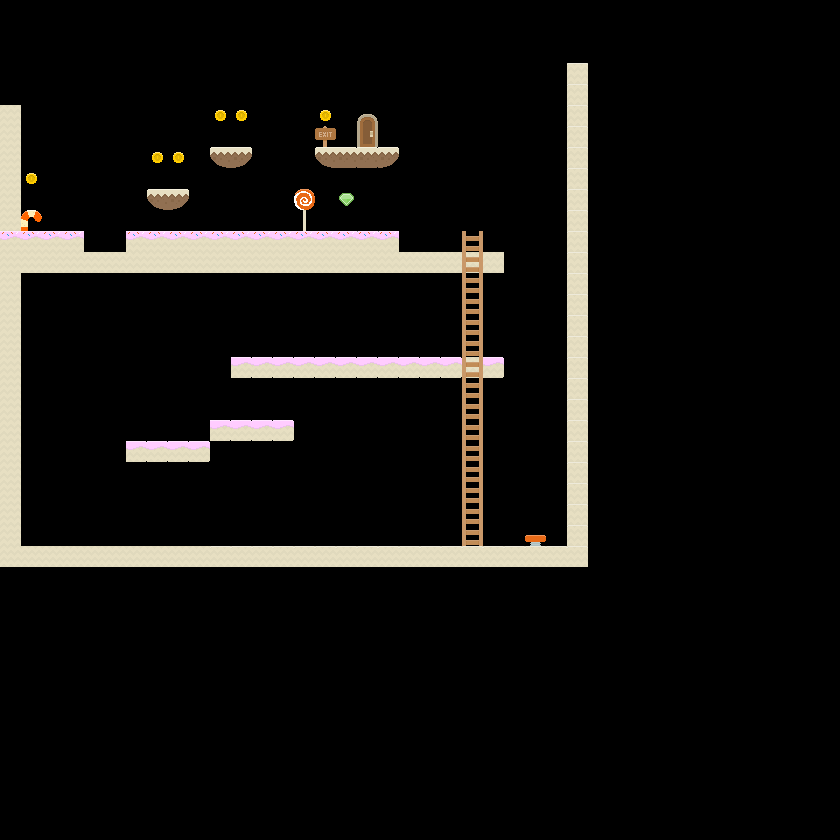

The image is a tile-based game level rendered from a .tmx file. Its description and source (layers, tilesets, objects; grid data summarised) follow:
An orthogonal 40x40 tile map with 21x21 px tiles, 3 tile layers (bg, terrain, fg) and 3 objects (ethan, snail, shaylen).

<map version="1.0" orientation="orthogonal" width="40" height="40" tilewidth="21" tileheight="21">
 <tileset firstgid="1" name="platformer_stripped" tilewidth="21" tileheight="21">
  <image source="../graphics/platformer_stripped.png" width="630" height="630" />
 </tileset>
 <layer name="bg" width="40" height="40">
  <data>[1600 cells, 2 non-empty, 1 distinct tile ids]</data>
 </layer>
 <layer name="terrain" width="40" height="40">
  <data>[1600 cells, 138 non-empty, 6 distinct tile ids]</data>
 </layer>
 <objectgroup name="actors" width="40" height="40" visible="0">
  <object name="ethan" type="ethan" x="77" y="172" />
  <object type="snail" x="353" y="222" />
  <object name="shaylen" type="shaylen" x="241" y="184" />
 </objectgroup>
 <layer name="fg" width="40" height="40">
  <data>[1600 cells, 87 non-empty, 13 distinct tile ids]</data>
 </layer>
</map>
